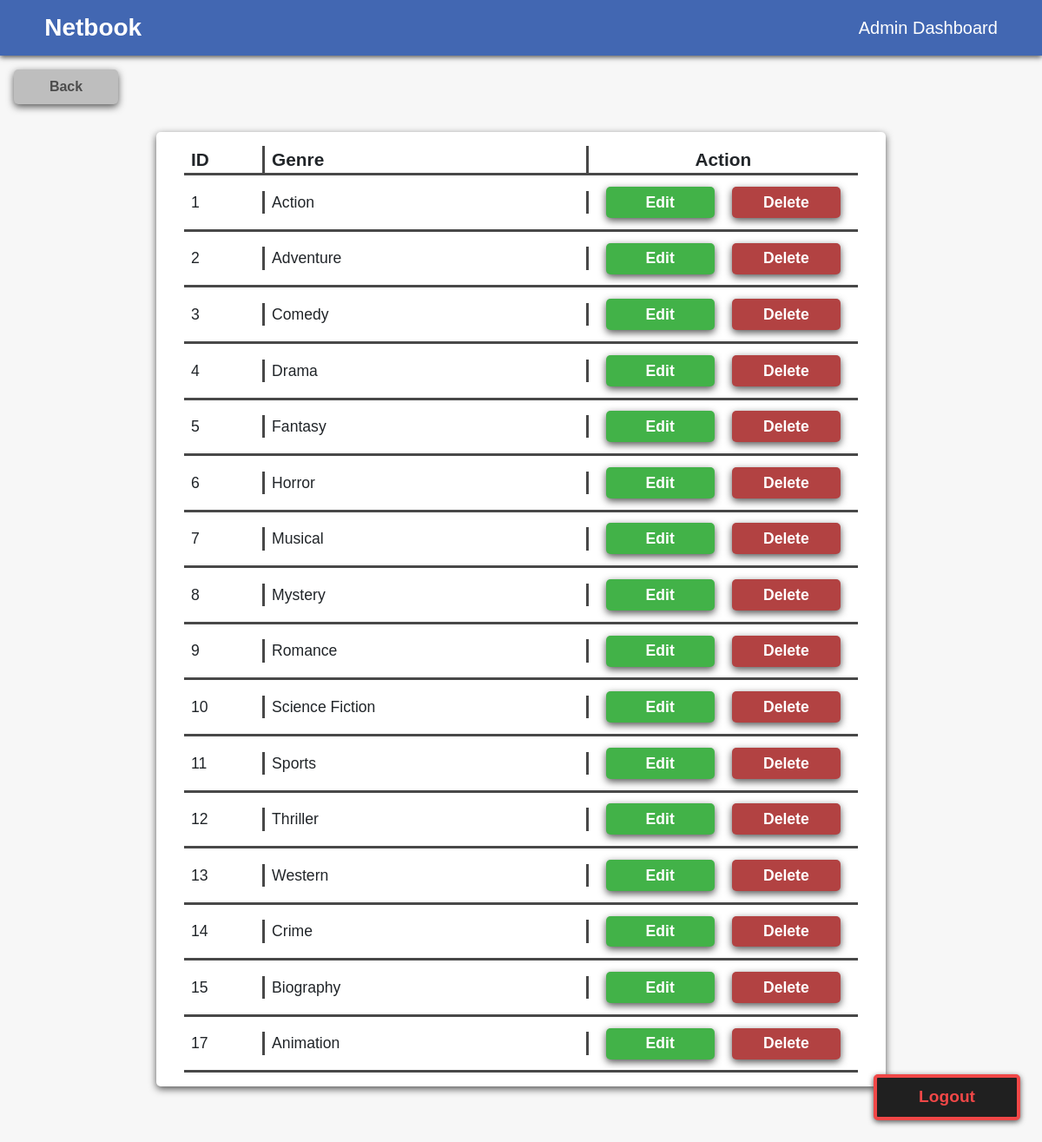
Screenshot of /admin_genre.php (signed in) with the database file from the repository.
### tables this page shows
CREATE TABLE `genre` (
  `g_id` int(255) UNSIGNED NOT NULL,
  `g_name` varchar(40) NOT NULL,
  `g_description` varchar(500) NOT NULL
);

### admin_genre.php (the view, shortened to what this page needs)
<?php include("includes/base.php");
?>
    <link rel="stylesheet" href="styles/style_admin_users.css">
    <link rel="stylesheet" href="styles/style_table.css">
  </head>
  <body>
    <div id="titlebar">
      <div id="titlebar-item-1">
        <h3 id="titlebar-name">Netbook</h3>
      </div>
      <div id="titlebar-item-2">
        <h5 id="titlebar-heading">Admin Dashboard</h5>
      </div>
    </div>
    <div id="back-btn-sec">
      <div id="back-btn" onclick="linkClicked('admin_dashboard.php')">
        Back
      </div>
    </div>
    <div id="user-display-sec">
      <div class="box">
        <div id="main-sec">
          <div id="headings-sec">
            <div id="headings-left">
              <div id="heading-item-id">
                ID
              </div>
              <div id="heading-item-name">
                Genre
              </div>
            </div>
            <div id="heading-right">
              <div id="heading-item-action">
                Action
              </div>
            </div>
          </div>
          <?php
            require ("includes/connect_db.php");
            $sql = "SELECT `g_id`, `g_name`
                    FROM `genre`;";
            $result = mysqli_query($conn, $sql);
            if (mysqli_num_rows($result) >= 1) {
              while ($row = mysqli_fetch_array($result, MYSQLI_ASSOC)) {
                echo '
                <div class="tabel-sec">
                  <div class="tabel-left">
                    <div class="tabel-item-id">
                      '.$row["g_id"].'
                    </div>
                    <div class="tabel-item-name">
                    '.$row["g_name"].'
                    </div>
                  </div>
                  <div class="tabel-right">
                    <div class="tabel-item-action-sec">
                      <div class="edit-btn-container" onclick='.'editView('.$row["g_id"].',\'g\')'.'>
                        <div class="action-btn-text-sec">
                          <div class="action-btn-text">
                            Edit
                          </div>
                        </div>
                      </div>
                      <div class="delete-btn-container" onclick="deleteGenre(\''.$row["g_id"].'\')">
                        <div class="action-btn-text-sec">
                          <div class="action-btn-text">
                            Delete
                          </div>
                        </div>
                      </div>
                    </div>
                  </div>
                </div>
                ';
              }
            }
            else {
              Header("Location: admin_dashboard.php");
            }
          ?>
        </div>
      </div>
    </div>
    <a href="php-background/logout_action.php" id="logout-btn">Logout</a>
  </body>
</html>

### includes/base.php (shortened to what this page needs)
<?php
echo
' <!DOCTYPE html>
  <html lang="en">
    <head>
      <link rel="icon" type="image/png" href="img/logo.png">
      <base href="http://localhost/Netbook/home.php", target="_self">
      <meta charset="UTF-8">
      <meta name="viewport" content="width=device-width, initial-scale=1.0">
      <meta name="keywords" content="stream, movie, tv, shows, documentaries, free, subscription">
      <meta name="description" content="An online streaming platform for Movies, TV Shows and Documentaries.">
      <meta name="application" content="Netbook">
      <meta name="author" content="Louis McGarry">
      <link rel="stylesheet" href="https://cdn.jsdelivr.net/npm/bootstrap@4.6.2/dist/css/bootstrap.min.css">
      <script src="https://cdn.jsdelivr.net/npm/jquery@3.5.1/dist/jquery.slim.min.js"></script>
      <script src="https://cdn.jsdelivr.net/npm/bootstrap@4.6.2/dist/js/bootstrap.bundle.min.js"></script>';

### styles/style_admin_users.css (style rules this page uses)
body { background-color: #f7f7f7; text-align: center; font-family: Helvetica; }
a:link, a:visited { color: black; text-align: center; font-size: 1.2em; text-decoration: none; font-weight: bold; }
#titlebar { display: flex; justify-content: space-between; align-items: center; height: 8vh; background-color: #4267b2; box-shadow: 0px 2px 6px #545454; }
#titlebar-name { margin: 0; padding-left: 3.2rem; color: white; font-weight: bold; }
#titlebar-heading { margin: 0; padding-right: 3.2rem; color: white; }
#user-display-sec { display: flex; justify-content: space-around; margin: 4rem 0; margin-top: 2rem; }
.box { padding: 1rem 2rem; width: 70%; background-color: #ffffff; border-radius: 5px; box-sizing: border-box; box-shadow: 0px 3px 9px #545454; }
#main-sec { display: flex; flex-direction: column; }
#logout-btn { position: fixed; bottom: 0; right: 0; margin-right: 25px; margin-bottom: 25px; padding: 0.5rem 3rem; box-shadow: 0px 2px 6px #545454; background-color: #202020; border: 4px solid #f04747; border-radius: 5px; color: #f04747; transition: 0.15s; transition-timing-function: ease-in; }

### styles/style_table.css (style rules this page uses)
#back-btn-sec { display: flex; justify-content: flex-start; width: 100%; }
#back-btn { margin-left: 1rem; margin-top: 1rem; width: 10%; min-width: 110px; padding: 0.5rem 1rem; border-radius: 5px; background-color: #BEBEBE; box-shadow: 0px 3px 9px #545454; cursor: pointer; color: #4c4c4c; font-weight: bold; transition: 0.25s; transition-timing-function: ease-in-out; }
#headings-sec { display: flex; flex-direction: row; width: 100%; }
#headings-left { display: flex; flex-direction: row; width: 60%; font-size: 1.3em; font-weight: bold; }
#heading-item-id { padding-left: 0.5rem; width: 20%; text-align: left; border-right: 3px solid #484848; border-bottom: 3px solid #484848; }
#heading-item-name { padding-left: 0.5rem; width: 80%; text-align: left; border-bottom: 3px solid #484848; border-right: 3px solid #484848; }
#heading-right { display: flex; flex-direction: row; justify-content: center; width: 40%; font-size: 1.3em; font-weight: bold; border-bottom: 3px solid #484848; }
#heading-item-action { width: 100%; }
.tabel-sec { display: flex; flex-direction: row; align-items: center; width: 100%; padding: 0.8rem 0; border-bottom: 3px solid #484848; }
.tabel-left { display: flex; flex-direction: row; width: 60%; font-size: 1.1em; }
.tabel-item-id { padding-left: 0.5rem; width: 20%; text-align: left; border-right: 3px solid #484848; }
.tabel-item-name { padding-left: 0.5rem; width: 80%; text-align: left; border-right: 3px solid #484848; }
.tabel-right { display: flex; flex-direction: row; justify-content: center; width: 40%; }
.tabel-item-action-sec { display: flex; flex-direction: row; justify-content: space-evenly; width: 100%; }
.edit-btn-container { padding: 0.3rem; border-radius: 5px; background-color: #42b248; box-shadow: 0px 3px 9px #545454; cursor: pointer; width: 125px; }
.delete-btn-container { padding: 0.3rem; border-radius: 5px; background-color: #b24242; box-shadow: 0px 3px 9px #545454; cursor: pointer; width: 125px; }
.action-btn-text-sec { display: flex; justify-content: space-around; align-items: center; width: 100%; }
.action-btn-text { font-size: 1.1em; font-weight: bold; color: white; }

### rows the page displays
genre: g_id "1", g_name "Action"
genre: g_id "2", g_name "Adventure"
genre: g_id "3", g_name "Comedy"
genre: g_id "4", g_name "Drama"
genre: g_id "5", g_name "Fantasy"
genre: g_id "6", g_name "Horror"
genre: g_id "7", g_name "Musical"
genre: g_id "8", g_name "Mystery"
genre: g_id "9", g_name "Romance"
genre: g_id "10", g_name "Science Fiction"
genre: g_id "11", g_name "Sports"
genre: g_id "12", g_name "Thriller"
genre: g_id "13", g_name "Western"
genre: g_id "14", g_name "Crime"
genre: g_id "15", g_name "Biography"
genre: g_id "17", g_name "Animation"
